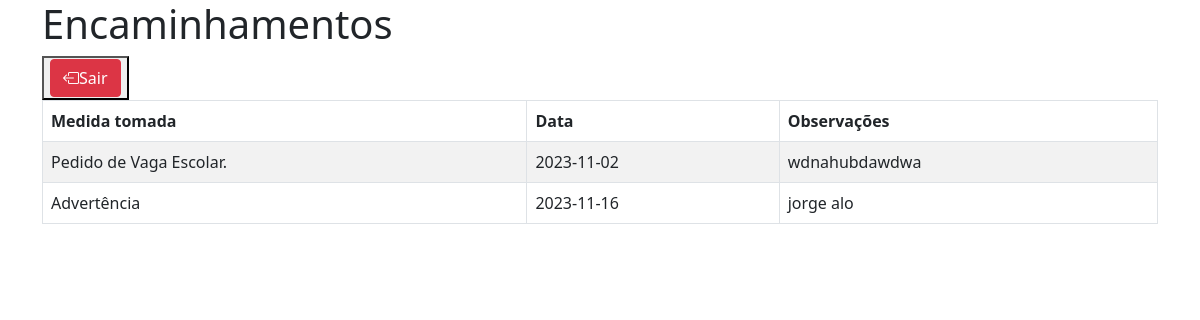
/cadastro_encaminhamento/dashboard.php, run on the app's committed database.
### tables this page shows
CREATE TABLE `encaminhamento` (
  `id` int(11) NOT NULL,
  `medida_protetiva_id_medida` int(11) NOT NULL,
  `data_encaminhamento` date NOT NULL,
  `observacoes` text DEFAULT NULL
);

CREATE TABLE `medida_protetiva` (
  `id_medida` int(11) NOT NULL,
  `nome` varchar(45) DEFAULT NULL
);

### cadastro_encaminhamento/dashboard.php (the view, shortened to what this page needs)
<!DOCTYPE html>
<html>
<head>
    <link rel="stylesheet" href="https://cdn.jsdelivr.net/npm/bootstrap@5.1.0/dist/css/bootstrap.min.css">
    <link rel="stylesheet" href="https://cdn.jsdelivr.net/npm/bootstrap-icons@1.10.5/font/bootstrap-icons.css">
</head>
<body>
    <div class="container">
        <h1>Encaminhamentos</h1>
                        <button><a href="/tcc/admin/index.php" class="bi bi-box-arrow-left btn btn-danger">Sair</a></button>
        <table class="table table-striped table-bordered table-group-divider">
            <thead>
                <tr>
                    <th>Medida tomada</th>
                    <th>Data</th>
                    <th>Observações</th>
                </tr>
            </thead>
            <tbody>
                <?php
                $servername = "localhost";
                $username = "root";
                $password = "";
                $dbname = "mydb";
                $conn = new mysqli($servername, $username, $password, $dbname);
                $sql = "SELECT encaminhamento.data_encaminhamento as data_encaminhamento,encaminhamento.observacoes as observacoes,medida_protetiva.nome as mp FROM encaminhamento INNER JOIN medida_protetiva ON encaminhamento.medida_protetiva_id_medida = medida_protetiva.id_medida;";
                $result = $conn->query($sql);
                if ($result->num_rows > 0) {
                    while ($row = $result->fetch_assoc()) {
                        echo "<tr>";
                       echo "<td>" . $row['mp'] . "</td>";
                       echo "<td>" . $row['data_encaminhamento'] . "</td>";
                       echo "<td>" . $row['observacoes'] . "</td>";
                        echo "</tr>";
                    }
                } else {
                    echo "<tr><td colspan='3'>Nenhum registro encontrado.</td></tr>";
                }
                ?>
            </tbody>
        </table>
    </div>
</body>
</html>
</body>
</html>

### data on the page
encaminhamento: medida_protetiva.nome "Pedido de Vaga Escolar.", data_encaminhamento "2023-11-02", observacoes "wdnahubdawdwa"
encaminhamento: medida_protetiva.nome "Advertência", data_encaminhamento "2023-11-16", observacoes "jorge alo"
